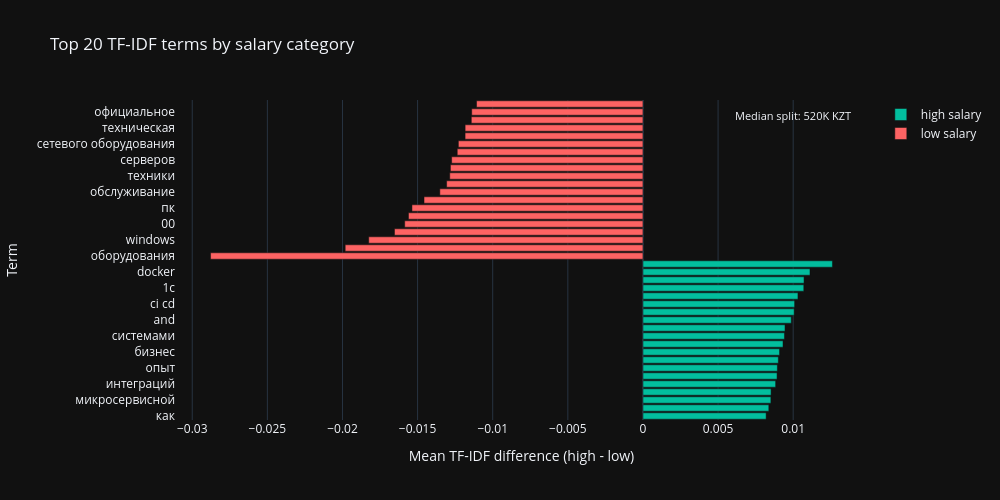

Notebook code cell kept with this figure:
### Code cell
# difference here shows association with high salary
mean_high = np.asarray(X_tfidf[high_pos].mean(axis=0)).ravel()
mean_low = np.asarray(X_tfidf[low_pos].mean(axis=0)).ravel()
diff = mean_high - mean_low

top_n = 20
top_high_idx = np.argsort(diff)[-top_n:][::-1]
top_low_idx = np.argsort(diff)[:top_n]

topterms = pd.DataFrame({
    "term": np.concatenate([feature_names[top_high_idx], feature_names[top_low_idx]]),
    "diff": np.concatenate([diff[top_high_idx], diff[top_low_idx]]),
    "group": ["high salary"] * top_n + ["low salary"] * top_n,
})
topterms = topterms.sort_values("diff")

fig7 = go.Figure()

for group, color in [("high salary", "#02BE9E"), ("low salary", "#FD6363")]:
    subset = topterms[topterms["group"] == group]
    fig7.add_trace(go.Bar(
        x=subset["diff"],
        y=subset["term"],
        orientation="h",
        name=group,
        marker_color=color,
    ))

fig7.update_layout(
    title="Top 20 TF-IDF terms by salary category",
    xaxis_title="Mean TF-IDF difference (high - low)",
    yaxis_title="Term",
    barmode="overlay",
    **_dark,
)

fig7.add_annotation(
    xref="paper", yref="paper", x=0.98, y=0.98,
    text=f"Median split: {median_salary/1_000:.0f}K KZT",
    showarrow=False, font=dict(size=11), xanchor="right",
)

fig7.write_html(f"{OUTPUT_DIR}/viz_7.html")
fig7.write_image(f"{OUTPUT_DIR}/viz_7.png")
fig7.show()

### Figure 1 — Plotly figure (JSON) as saved in the notebook; plotly's stock layout.template omitted (floating-point values rounded to 4 significant figures)
{"data": [{"marker": {"color": "#02BE9E"}, "name": "high salary", "orientation": "h", "type": "bar", "x": [0.008199, 0.008378, 0.008515, 0.008529, 0.008832, 0.008926, 0.008947, 0.009013, 0.009093, 0.009323, 0.00942, 0.009457, 0.009873, 0.01007, 0.0101, 0.01032, 0.01071, 0.01072, 0.01112, 0.01261], "y": ["как", "erp", "микросервисной", "kolesa", "интеграций", "интеграции", "опыт", "postgresql", "бизнес", "api", "системами", "ai", "and", "cd", "ci cd", "разработка", "1с", "ci", "docker", "разработки"]}, {"marker": {"color": "#FD6363"}, "name": "low salary", "orientation": "h", "type": "bar", "x": [-0.02878, -0.01982, -0.01825, -0.01654, -0.01586, -0.01561, -0.01538, -0.01457, -0.01352, -0.01307, -0.01286, -0.01281, -0.01273, -0.01236, -0.01229, -0.01184, -0.01184, -0.01142, -0.0114, -0.01108], "y": ["оборудования", "установка", "windows", "сети", "00", "настройка", "пк", "установка настройка", "обслуживание", "сетевого", "техники", "обеспечение", "серверов", "программ", "сетевого оборудования", "сетей", "техническая", "техническая поддержка", "официальное", "локальной"]}], "layout": {"annotations": [{"font": {"size": 11}, "showarrow": false, "text": "Median split: 520K KZT", "x": 0.98, "xanchor": "right", "xref": "paper", "y": 0.98, "yref": "paper"}], "barmode": "overlay", "height": 500, "title": {"text": "Top 20 TF-IDF terms by salary category"}, "width": 1000, "xaxis": {"title": {"text": "Mean TF-IDF difference (high - low)"}}, "yaxis": {"title": {"text": "Term"}}}}
